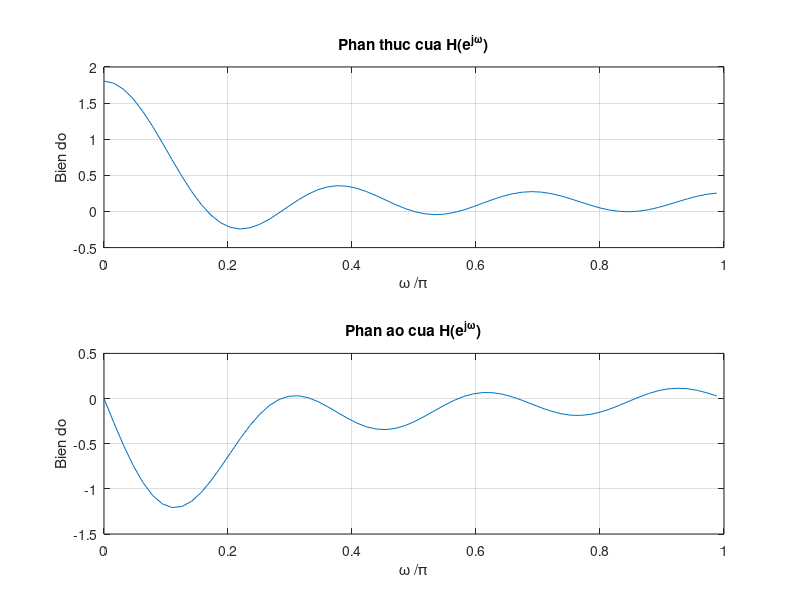
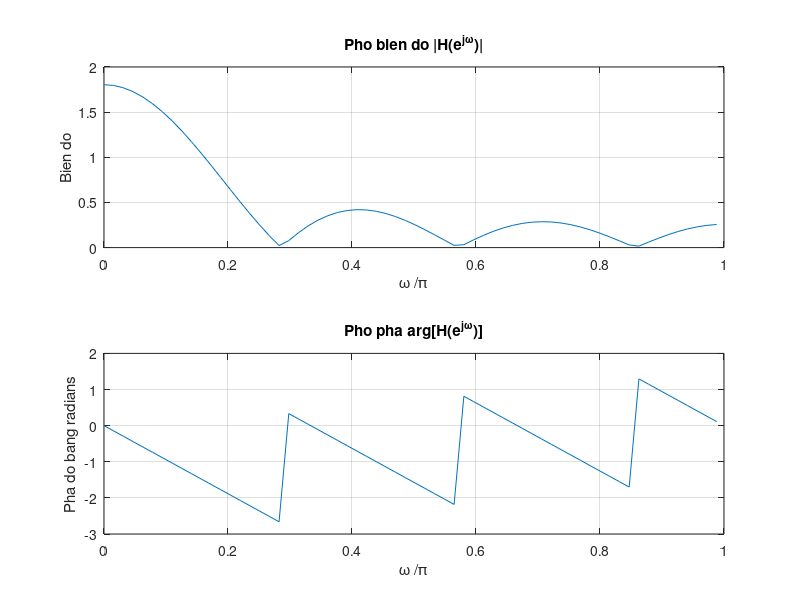
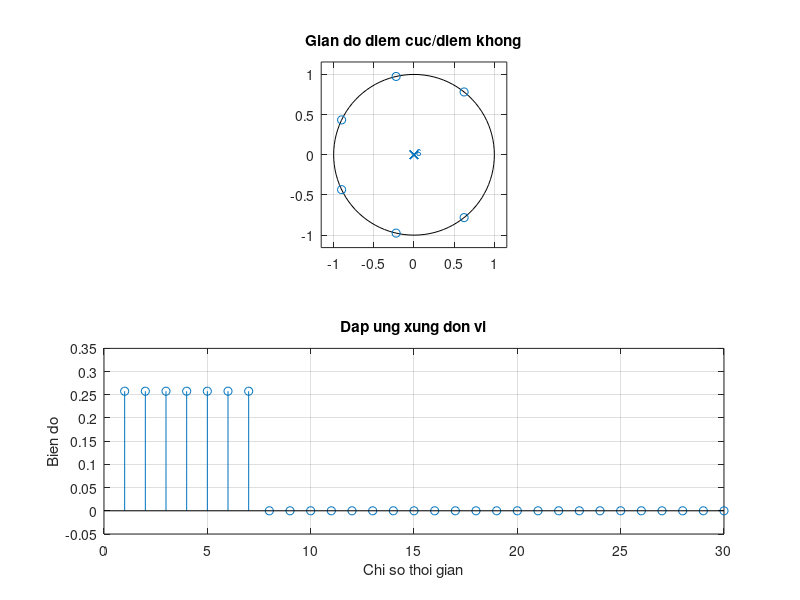

MATLAB code for these plots, in order:
clc;
clf;
w=0:4*pi/255:pi;
num = [1/4 1/4 1/4 1/4 1/4 1/4 1/4];den = 0.97; % [1 -0.6);
h = freqz(num, den, w);
figure(1)
subplot(2,1,1)
plot(w/pi,real(h));
grid 
title('Phan thuc cua H(e^{j\omega})')
xlabel('\omega /\pi');
ylabel('Bien do');
subplot(2,1,2)
plot(w/pi,imag(h));grid
title('Phan ao cua H(e^{j\omega})')
xlabel('\omega /\pi');
ylabel('Bien do');
figure(2)
subplot(2,1,1)
plot(w/pi,abs(h));
grid
title('Pho bien do |H(e^{j\omega})|')
xlabel('\omega /\pi');
ylabel('Bien do');
subplot(2,1,2)
plot(w/pi,angle(h));
grid 
title('Pho pha arg[H(e^{j\omega})]')
xlabel('\omega /\pi');
ylabel('Pha do bang radians');
figure(3)
h=impz(num,den, 30);
subplot(2,1,2);
stem(h);
grid
xlabel('Chi so thoi gian'); ylabel('Bien do');
title('Dap ung xung don vi');
subplot(2,1,1)
zplane(num,den);
title('Gian do diem cuc/diem khong');